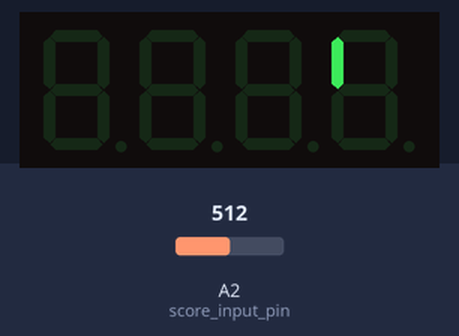
Recording of a sketch running on a simulated Arduino Uno, built with avr-gcc and run on an emulated ATmega328P. Shown: 4-digit seven-segment display. The test bench sets the inputs (shaded band); at power-on: A2 (score_input_pin) = 512.

Above: at 6.8 s.
At 8.9 s:
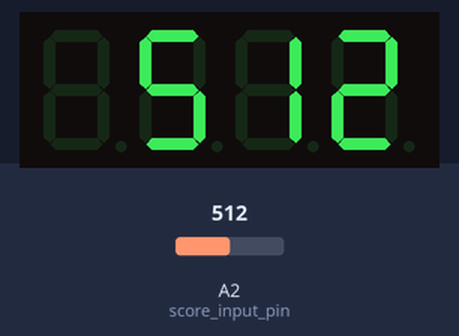
9.0 s: A2 (score_input_pin) set to 716
At 14.54 s:
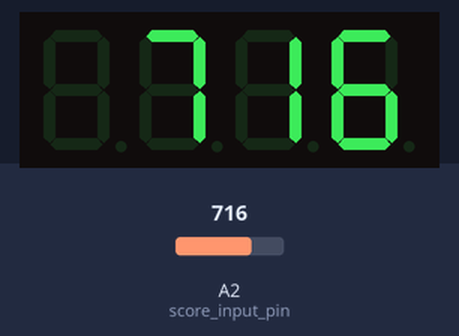
15.9 s: A2 (score_input_pin) set to 900
At 21.18 s:
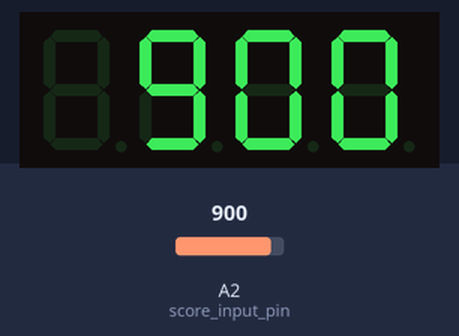
22.5 s: A2 (score_input_pin) set to 1023
At 31.8 s:
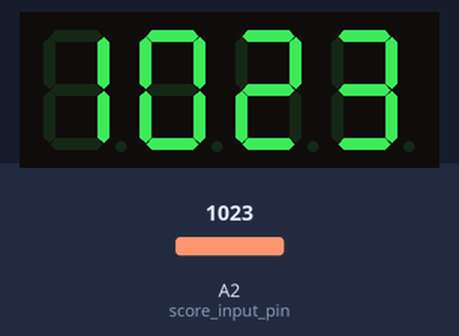

The sketch:

nerf-digital-target.ino
```cpp
// (licence header left out)
#include <avr/power.h>
#include <Wire.h>
#include <Adafruit_GFX.h>
#include <Adafruit_LEDBackpack.h>

Adafruit_7segment seven_segment = Adafruit_7segment();

void init_score_display();
void show_score_display(int score);
void reset_score_display();

const float VCC = 5.0; // measured voltage of Adafruit Trinket/Ardunio Micro 5V line
const float R_DIV = 98.0; // measured resistance of 100 resistor
// const int score_input_pin = A5; // Arduino Micro
const int score_input_pin = 2; // Adafruit Trinket Analog A2 pin
int prev_score = 0;
int cur_score = 0;

void setup() {
  // by default Adafruit Trinket runs at 8 MHz, but we can activate
  // the 16 MHz clock - only with Adafruit Trinket 5V version!
  if (F_CPU == 16000000) {
    clock_prescale_set(clock_div_1);
  }

  init_score_display();
}

void loop() {
  cur_score = analogRead(score_input_pin);

  if (cur_score - prev_score >= -99 && cur_score - prev_score <= 99) {
    return delay(4);
  }

  show_score_display(cur_score);

  delay(1000);

  prev_score = 0;

  reset_score_display();
}

void init_score_display() {
  seven_segment.begin(0x70);

  // display a welcome message
  seven_segment.writeDigitRaw(0, 118); // 118 = "H"
  seven_segment.writeDigitRaw(1, 121); // 121 = "E"
  seven_segment.writeDigitRaw(3, 56); //  56 = "L"
  seven_segment.writeDigitNum(4, 0);
  seven_segment.writeDisplay();

  // blink the message for 5 seconds
  seven_segment.blinkRate(2);
  delay(5000);
  seven_segment.blinkRate(0);

  // display a loading animation
  seven_segment.clear();
  seven_segment.writeDisplay();
  for (int i = 0; i < 3; i++) { // repeat multiple times
    for (int j = 1; j < 64; j *= 2) {
      seven_segment.writeDigitRaw(4, j);
      seven_segment.writeDisplay(); // push data to display
      delay(100);
    }
  }

  reset_score_display();
}

void show_score_display(int score) {
  for (int i = 0; i < score + 1; i++) {
    seven_segment.println(i);
    seven_segment.writeDisplay();
  }

  seven_segment.writeDisplay();

  // blink the score for 3 seconds
  seven_segment.blinkRate(1);
  delay(3000);
  seven_segment.blinkRate(0);
}

void reset_score_display() {
  seven_segment.print(0, DEC);  // reset to 0

  seven_segment.writeDisplay();
}
```

Measured:
- what the display in image 0 shows lasts 1.6 s, from 6.7 s to 8.3 s
- what the display in image 4 shows lasts 1.0 s, from 31.1 s to 32.1 s
